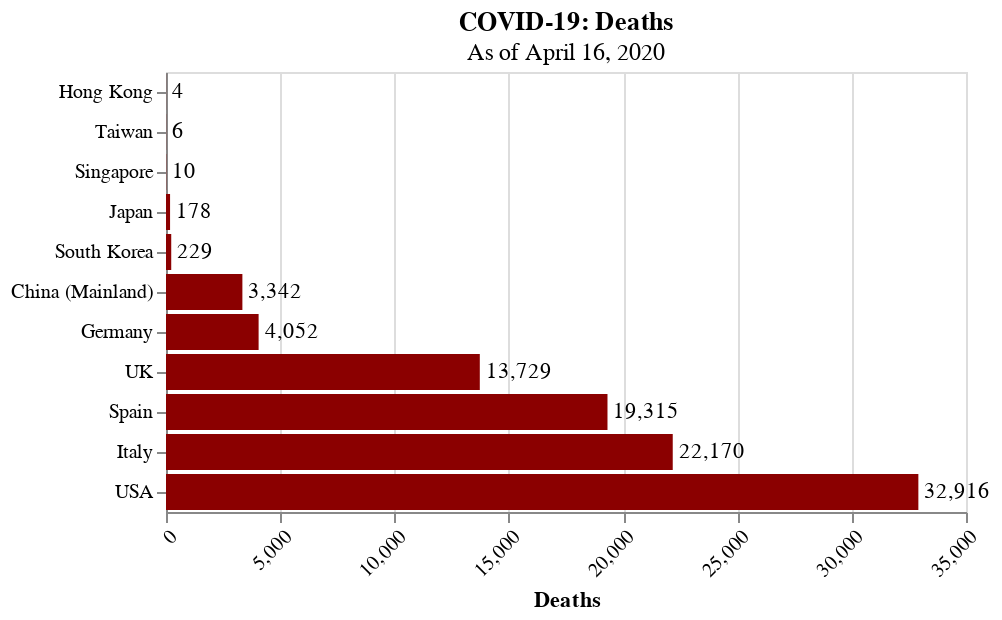

This figure's notebook cell:
### Code cell
# Total Deaths
plot_case_qty(regions, regions.deaths, 'COVID-19: Deaths', 'Deaths', 'darkred')

### Figure 1 — Vega-Lite specification as saved in the notebook (floating-point values rounded to 4 significant figures)
{"config": {"view": {"continuousWidth": 400, "continuousHeight": 300}, "axisX": {"labelAngle": -45}, "axisY": {"title": null}, "bar": {"color": "darkred"}}, "layer": [{"mark": "bar", "encoding": {"x": {"type": "quantitative", "field": "Deaths"}, "y": {"type": "ordinal", "field": "Region", "sort": "x"}}, "title": {"text": "COVID-19: Deaths", "subtitle": "As of April 16, 2020"}}, {"mark": {"type": "text", "align": "left", "baseline": "middle", "dx": 3}, "encoding": {"text": {"type": "quantitative", "field": "Deaths", "format": ","}, "x": {"type": "quantitative", "field": "Deaths"}, "y": {"type": "ordinal", "field": "Region", "sort": "x"}}, "title": {"text": "COVID-19: Deaths", "subtitle": "As of April 16, 2020"}}], "data": {"name": "data-2186584c84eb54c35ee3d774e42f8c1b"}, "$schema": "https://vega.github.io/schema/vega-lite/v4.8.1.json", "datasets": {"data-2186584c84eb54c35ee3d774e42f8c1b": [{"Region": "Taiwan", "Deaths": 6}, {"Region": "Singapore", "Deaths": 10}, {"Region": "Hong Kong", "Deaths": 4}, {"Region": "South Korea", "Deaths": 229}, {"Region": "Japan", "Deaths": 178}, {"Region": "China (Mainland)", "Deaths": 3342}, {"Region": "USA", "Deaths": 32916}, {"Region": "Italy", "Deaths": 22170}, {"Region": "Germany", "Deaths": 4052}, {"Region": "Spain", "Deaths": 19315}, {"Region": "UK", "Deaths": 13729}]}}
